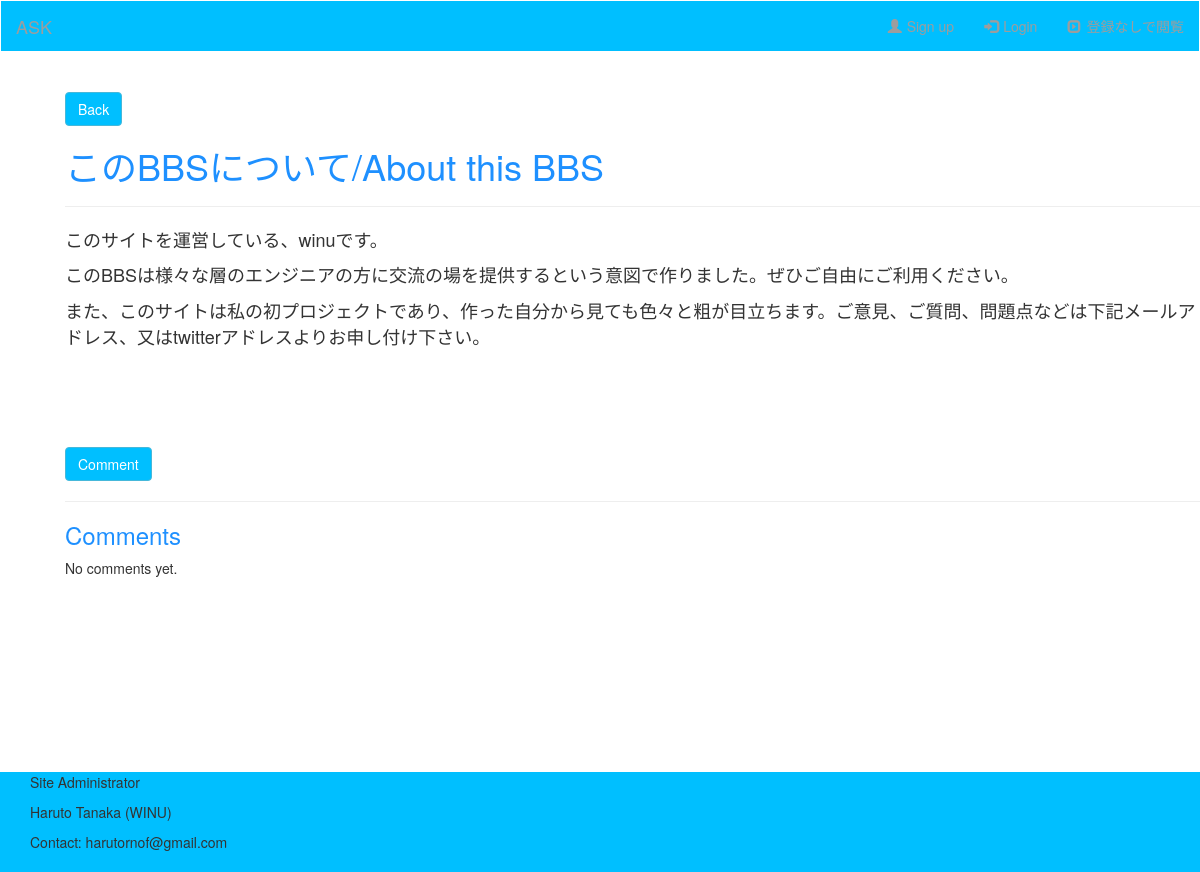
/detail/4/, run on the app's committed database.
### ask/models.py (models this page shows, shortened)
class Question(models.Model):
	user = models.CharField(max_length=50)
	title = models.CharField(max_length=200)
	question = models.TextField()
	update_date = models.DateTimeField(default=timezone.now)
	posted_date = models.DateTimeField(default=timezone.now)

### ask/views.py (the view)
# urls.py: path('detail/<int:pk>/', views.Question_Detail.as_view(), name='question_detail'),
class Question_Detail(generic.DetailView):
    model = Question
    template_name = 'ask/question_detail.html'
    def get_object(self, queryset=None):
        question = super().get_object()
        return question

### ask/template/ask/question_detail.html (shortened to what this page needs)
{% extends 'ask/base.html' %}
{% block content %}
<section class="section">
    <div class="container">
        <a type="button" class="btn btn-info" href="{% url 'ask:question_list' %}">Back</a>
        <h1 class="title">{{ question.title }}</h1>
        <hr>
        <div class="question-detail">
            <p>{{ question.question | linebreaks }}</p>
        </div>
        <a href="{% url 'ask:comment_create' question.pk %}" target="" rel="nofollow" class="btn btn-info">Comment</a>
        <hr>
        <section id="comment">
            <h3 class="title">Comments</h3>
            {% for comment in question.comment_set.all %}
                <div class="comment">
                    <h3 class="color:blue;">{{ comment.user }}</h3>
                    <div class="description markdown-body">{{ comment.text }}</div>
                    <br>
                    <a href="{% url 'ask:reply_create' comment.pk %}" target="" rel="nofollow" class="btn btn-info">Reply</a>
                </div>
                <hr>
                {% for reply in comment.reply_set.all %}
                    <div class="reply">
                        <h4>{{ reply.name }}</h4>
                        <div class="description">
                            {{ reply.text }}
                        </div>
                        <time datetime="{{ reply.created_at | date:'Y-m-d' }}">{{ reply.created_at }}</time>
                        <hr>
                    </div>
                {% endfor %}
                {% empty %}
                    <p>No comments yet.</p>
            {% endfor %}
        </section>
    </div>
</section>
{% endblock %}

### ask/static/ask/custom.css (style rules this page uses)
.container { min-height: 100%; }
.btn-info { background-color: deepskyblue; }
html, body { height: 100%; margin: 0; }
.title { color: dodgerblue; }
.question-detail { min-height: 200px; font-size: 18px; margin-bottom: 20px; }

### data on the page
Question: title "このBBSについて/About this BBS", question "このサイトを運営している、winuです。 このBBSは様々な層のエンジニアの方に交流の場を提供するという意図で作りました。ぜひご自由にご利用ください。 また、このサイトは私の初プロジェクトであり、作った自分から見ても色々と粗が目立ちます。ご意見、ご質問、問題点などは下記メールアドレス、又はtwitterアドレスよりお申し付け下さい。"
